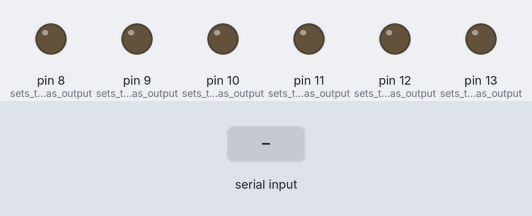
Simulated run of this sketch. Board: Arduino Uno, built with avr-gcc and run on an emulated ATmega328P. Shown: output pins drawn as LEDs (lit = HIGH). The test bench sets the inputs (shaded band). What the sketch prints to the serial monitor is not drawn.

Above: at 1.2 s.
1.3 s: "F" received over the second serial link
At 1.6 s:
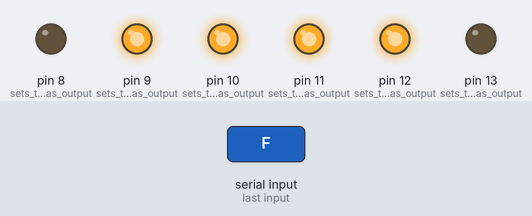
2.8 s: "B" received over the second serial link
At 3.9 s:
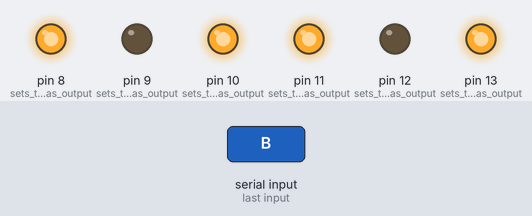
4.3 s: "L" received over the second serial link
At 5.1 s:
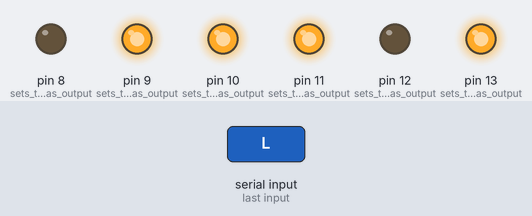
5.8 s: "R" received over the second serial link
At 6.2 s:
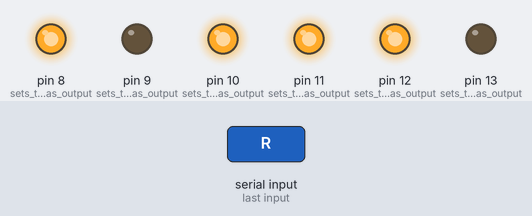
7.3 s: "1" received over the second serial link
At 8.5 s:
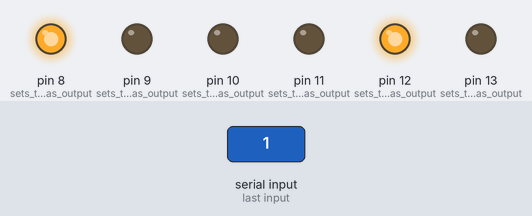
Timing chart, 0 to 9.8 s (numbered marks = the images above; inputs shaded):
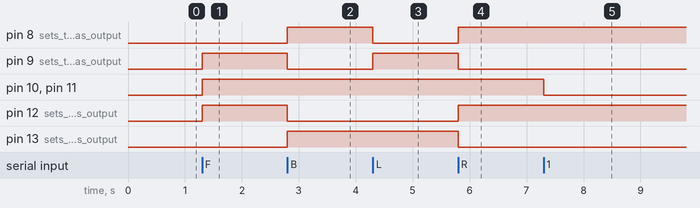

Measured:
- after the input at 1.3 s, pin 9 (sets_the_pin_as_output), pin 10 (sets_the_pin_as_output), pin 11 (sets_the_pin_as_output), pin 12 (sets_the_pin_as_output): LOW → HIGH at once
- after the input at 2.8 s, pin 8 (sets_the_pin_as_output), pin 13 (sets_the_pin_as_output): LOW → HIGH at once; pin 9 (sets_the_pin_as_output), pin 12 (sets_the_pin_as_output): HIGH → LOW at once
- after the input at 4.3 s, pin 8 (sets_the_pin_as_output): HIGH → LOW at once; pin 9 (sets_the_pin_as_output): LOW → HIGH at once
- after the input at 5.8 s, pin 8 (sets_the_pin_as_output), pin 12 (sets_the_pin_as_output): LOW → HIGH at once; pin 9 (sets_the_pin_as_output), pin 13 (sets_the_pin_as_output): HIGH → LOW at once
- after the input at 7.3 s, pin 10 (sets_the_pin_as_output), pin 11 (sets_the_pin_as_output): HIGH → LOW at once

The sketch:

Bluetooth.ino
```cpp
#include <SoftwareSerial.h>

SoftwareSerial puertoBt(2,3);


void setup()
{
  puertoBt.begin(9600);
  Serial.begin(9600);
  pinMode(11, OUTPUT);   // sets the pin as output
  pinMode(12, OUTPUT);   // sets the pin as output
  pinMode(13, OUTPUT);   // sets the pin as output
  pinMode(8, OUTPUT);   // sets the pin as output
  pinMode(9, OUTPUT);   // sets the pin as output
  pinMode(10, OUTPUT);   // sets the pin as output
}

void loop()
{
  if(puertoBt.available())
  {
    char comando;
    comando = puertoBt.read();

    Serial.write(comando);
    if(comando=='F')
    {
      adelante();

    }

    else if(comando=='B')
    {
      atras();

    }

    else if(comando=='L')
    {
      girarIzquierda();

    }

    else if(comando=='R')
    {
      girarDerecha();

    }

    else
    {
      analogWrite(11, 0);
      analogWrite(10, 0);
    }
  }

}

void adelante()
{
  digitalWrite(12,HIGH);
  digitalWrite(8,LOW);

  digitalWrite(13,LOW);
  digitalWrite(9,HIGH);

  analogWrite(11, 255);
  analogWrite(10, 255);
}


void atras()
{
  digitalWrite(12,LOW);
  digitalWrite(8,HIGH);

  digitalWrite(13,HIGH);
  digitalWrite(9,LOW);

  analogWrite(11, 255);
  analogWrite(10, 255);
}

void girarIzquierda()
{
    digitalWrite(12,LOW);
  digitalWrite(8,LOW);

  digitalWrite(13,HIGH);
  digitalWrite(9,HIGH);

  analogWrite(11, 255);
  analogWrite(10, 255);
}

void girarDerecha()
{
   digitalWrite(12,HIGH);
  digitalWrite(8,HIGH);

  digitalWrite(13,LOW);
  digitalWrite(9,LOW);

  analogWrite(11, 255);
  analogWrite(10, 255);
}
```
